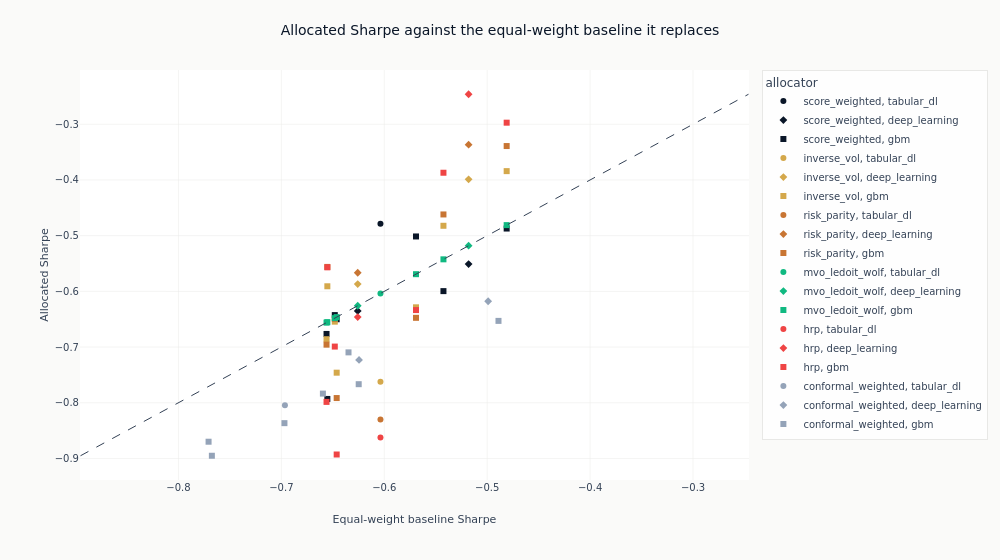

The code cell stored with this chart in its notebook:
### Code cell
pairing = px.scatter(
    allocation_sharpe,
    x="baseline_sharpe",
    y="allocation_sharpe",
    color="allocation_method",
    symbol="family",
    hover_data=["baseline_hash", "backtest_hash"],
)
_axis_lo = min(
    allocation_sharpe.get_column("baseline_sharpe").min(),
    allocation_sharpe.get_column("allocation_sharpe").min(),
)
_axis_hi = max(
    allocation_sharpe.get_column("baseline_sharpe").max(),
    allocation_sharpe.get_column("allocation_sharpe").max(),
)
pairing.add_shape(
    type="line",
    x0=_axis_lo,
    y0=_axis_lo,
    x1=_axis_hi,
    y1=_axis_hi,
    line=dict(color=COLORS["neutral"], width=1, dash="dash"),
)
pairing.update_layout(
    title="Allocated Sharpe against the equal-weight baseline it replaces",
    height=560,
    width=1000,
    margin=dict(t=70),
    legend_title_text="allocator",
)
pairing.update_xaxes(title_text="Equal-weight baseline Sharpe")
pairing.update_yaxes(title_text="Allocated Sharpe")
show_plotly_with_alt(
    pairing,
    "Scatter plot of each allocation backtest's validation Sharpe against the equal-weight "
    "baseline it was built from, coloured by allocator, with the diagonal marking no change.",
)

### Figure 1 — Plotly figure (JSON) as saved in the notebook; plotly's stock layout.template omitted (floating-point values rounded to 4 significant figures)
{"data": [{"customdata": [["102b03fe3806", "ef0d2b41a91f"]], "hovertemplate": "allocation_method=score_weighted<br>family=tabular_dl<br>baseline_sharpe=%{x}<br>allocation_sharpe=%{y}<br>baseline_hash=%{customdata[0]}<br>backtest_hash=%{customdata[1]}<extra></extra>", "legendgroup": "score_weighted, tabular_dl", "marker": {"color": "#0a1628", "symbol": "circle"}, "mode": "markers", "name": "score_weighted, tabular_dl", "orientation": "v", "showlegend": true, "type": "scatter", "x": [-0.6037], "xaxis": "x", "y": [-0.4785], "yaxis": "y"}, {"customdata": [["23cbe5e52bda", "4015f7ffba9f"], ["4c8ebd35d7ce", "eebf28279145"]], "hovertemplate": "allocation_method=score_weighted<br>family=deep_learning<br>baseline_sharpe=%{x}<br>allocation_sharpe=%{y}<br>baseline_hash=%{customdata[0]}<br>backtest_hash=%{customdata[1]}<extra></extra>", "legendgroup": "score_weighted, deep_learning", "marker": {"color": "#0a1628", "symbol": "diamond"}, "mode": "markers", "name": "score_weighted, deep_learning", "orientation": "v", "showlegend": true, "type": "scatter", "x": [-0.5181, -0.6258], "xaxis": "x", "y": [-0.5511, -0.6352], "yaxis": "y"}, {"customdata": [["53cdbbab6e39", "e0dc1f38c460"], ["58e9028172dc", "a142640bb6d0"], ["bbc32aeb6f60", "addbf0cb0b51"], ["e9b4d587759f", "f4a77d4206a1"], ["eaba560862df", "e7ca8b695723"], ["f656cd1ac9e8", "a4601208c7f8"], ["f8ca3bd74a37", "f39d023ecdda"]], "hovertemplate": "allocation_method=score_weighted<br>family=gbm<br>baseline_sharpe=%{x}<br>allocation_sharpe=%{y}<br>baseline_hash=%{customdata[0]}<br>backtest_hash=%{customdata[1]}<extra></extra>", "legendgroup": "score_weighted, gbm", "marker": {"color": "#0a1628", "symbol": "square"}, "mode": "markers", "name": "score_weighted, gbm", "orientation": "v", "showlegend": true, "type": "scatter", "x": [-0.6561, -0.6553, -0.4811, -0.5692, -0.6481, -0.6462, -0.5425], "xaxis": "x", "y": [-0.6765, -0.7931, -0.4872, -0.5014, -0.6426, -0.6501, -0.5996], "yaxis": "y"}, {"customdata": [["102b03fe3806", "1cceb0d0f0af"]], "hovertemplate": "allocation_method=inverse_vol<br>family=tabular_dl<br>baseline_sharpe=%{x}<br>allocation_sharpe=%{y}<br>baseline_hash=%{customdata[0]}<br>backtest_hash=%{customdata[1]}<extra></extra>", "legendgroup": "inverse_vol, tabular_dl", "marker": {"color": "#D4A84B", "symbol": "circle"}, "mode": "markers", "name": "inverse_vol, tabular_dl", "orientation": "v", "showlegend": true, "type": "scatter", "x": [-0.6037], "xaxis": "x", "y": [-0.7622], "yaxis": "y"}, {"customdata": [["23cbe5e52bda", "40a49a0ac7c8"], ["4c8ebd35d7ce", "153cbc52d0d2"]], "hovertemplate": "allocation_method=inverse_vol<br>family=deep_learning<br>baseline_sharpe=%{x}<br>allocation_sharpe=%{y}<br>baseline_hash=%{customdata[0]}<br>backtest_hash=%{customdata[1]}<extra></extra>", "legendgroup": "inverse_vol, deep_learning", "marker": {"color": "#D4A84B", "symbol": "diamond"}, "mode": "markers", "name": "inverse_vol, deep_learning", "orientation": "v", "showlegend": true, "type": "scatter", "x": [-0.5181, -0.6258], "xaxis": "x", "y": [-0.3988, -0.587], "yaxis": "y"}, {"customdata": [["53cdbbab6e39", "7df2b1adea39"], ["58e9028172dc", "9a302af9c625"], ["bbc32aeb6f60", "46df4a8dbd20"], ["e9b4d587759f", "017ba038a2f9"], ["eaba560862df", "91ed80fe2a5b"], ["f656cd1ac9e8", "f4cd5f05d170"], ["f8ca3bd74a37", "4e20007a9135"]], "hovertemplate": "allocation_method=inverse_vol<br>family=gbm<br>baseline_sharpe=%{x}<br>allocation_sharpe=%{y}<br>baseline_hash=%{customdata[0]}<br>backtest_hash=%{customdata[1]}<extra></extra>", "legendgroup": "inverse_vol, gbm", "marker": {"color": "#D4A84B", "symbol": "square"}, "mode": "markers", "name": "inverse_vol, gbm", "orientation": "v", "showlegend": true, "type": "scatter", "x": [-0.6561, -0.6553, -0.4811, -0.5692, -0.6481, -0.6462, -0.5425], "xaxis": "x", "y": [-0.6859, -0.5909, -0.3841, -0.6286, -0.6544, -0.746, -0.4823], "yaxis": "y"}, {"customdata": [["102b03fe3806", "e129030447f1"]], "hovertemplate": "allocation_method=risk_parity<br>family=tabular_dl<br>baseline_sharpe=%{x}<br>allocation_sharpe=%{y}<br>baseline_hash=%{customdata[0]}<br>backtest_hash=%{customdata[1]}<extra></extra>", "legendgroup": "risk_parity, tabular_dl", "marker": {"color": "#C87533", "symbol": "circle"}, "mode": "markers", "name": "risk_parity, tabular_dl", "orientation": "v", "showlegend": true, "type": "scatter", "x": [-0.6037], "xaxis": "x", "y": [-0.8303], "yaxis": "y"}, {"customdata": [["23cbe5e52bda", "bf01ea62202a"], ["4c8ebd35d7ce", "5f06ffe33830"]], "hovertemplate": "allocation_method=risk_parity<br>family=deep_learning<br>baseline_sharpe=%{x}<br>allocation_sharpe=%{y}<br>baseline_hash=%{customdata[0]}<br>backtest_hash=%{customdata[1]}<extra></extra>", "legendgroup": "risk_parity, deep_learning", "marker": {"color": "#C87533", "symbol": "diamond"}, "mode": "markers", "name": "risk_parity, deep_learning", "orientation": "v", "showlegend": true, "type": "scatter", "x": [-0.5181, -0.6258], "xaxis": "x", "y": [-0.3366, -0.5666], "yaxis": "y"}, {"customdata": [["53cdbbab6e39", "0517bbfdd801"], ["58e9028172dc", "b3ea10779e77"], ["bbc32aeb6f60", "c17894407e20"], ["e9b4d587759f", "3ebd6cbc9191"], ["eaba560862df", "9532aaa2a040"], ["f656cd1ac9e8", "2691ba26a1c5"], ["f8ca3bd74a37", "e72cbad36754"]], "hovertemplate": "allocation_method=risk_parity<br>family=gbm<br>baseline_sharpe=%{x}<br>allocation_sharpe=%{y}<br>baseline_hash=%{customdata[0]}<br>backtest_hash=%{customdata[1]}<extra></extra>", "legendgroup": "risk_parity, gbm", "marker": {"color": "#C87533", "symbol": "square"}, "mode": "markers", "name": "risk_parity, gbm", "orientation": "v", "showlegend": true, "type": "scatter", "x": [-0.6561, -0.6553, -0.4811, -0.5692, -0.6481, -0.6462, -0.5425], "xaxis": "x", "y": [-0.6957, -0.5561, -0.3391, -0.6475, -0.6494, -0.7916, -0.4619], "yaxis": "y"}, {"customdata": [["102b03fe3806", "e748864df855"]], "hovertemplate": "allocation_method=mvo_ledoit_wolf<br>family=tabular_dl<br>baseline_sharpe=%{x}<br>allocation_sharpe=%{y}<br>baseline_hash=%{customdata[0]}<br>backtest_hash=%{customdata[1]}<extra></extra>", "legendgroup": "mvo_ledoit_wolf, tabular_dl", "marker": {"color": "#10b981", "symbol": "circle"}, "mode": "markers", "name": "mvo_ledoit_wolf, tabular_dl", "orientation": "v", "showlegend": true, "type": "scatter", "x": [-0.6037], "xaxis": "x", "y": [-0.6037], "yaxis": "y"}, {"customdata": [["23cbe5e52bda", "33772e923bc3"], ["4c8ebd35d7ce", "40585e19a4f5"]], "hovertemplate": "allocation_method=mvo_ledoit_wolf<br>family=deep_learning<br>baseline_sharpe=%{x}<br>allocation_sharpe=%{y}<br>baseline_hash=%{customdata[0]}<br>backtest_hash=%{customdata[1]}<extra></extra>", "legendgroup": "mvo_ledoit_wolf, deep_learning", "marker": {"color": "#10b981", "symbol": "diamond"}, "mode": "markers", "name": "mvo_ledoit_wolf, deep_learning", "orientation": "v", "showlegend": true, "type": "scatter", "x": [-0.5181, -0.6258], "xaxis": "x", "y": [-0.5181, -0.6258], "yaxis": "y"}, {"customdata": [["53cdbbab6e39", "78f46153fc15"], ["58e9028172dc", "e751d5df7a50"], ["bbc32aeb6f60", "2b4f0421ab39"], ["e9b4d587759f", "ddbac7a84df1"], ["eaba560862df", "49a1cde41781"], ["f656cd1ac9e8", "f3e8f01766a8"], ["f8ca3bd74a37", "da3a22edcc53"]], "hovertemplate": "allocation_method=mvo_ledoit_wolf<br>family=gbm<br>baseline_sharpe=%{x}<br>allocation_sharpe=%{y}<br>baseline_hash=%{customdata[0]}<br>backtest_hash=%{customdata[1]}<extra></extra>", "legendgroup": "mvo_ledoit_wolf, gbm", "marker": {"color": "#10b981", "symbol": "square"}, "mode": "markers", "name": "mvo_ledoit_wolf, gbm", "orientation": "v", "showlegend": true, "type": "scatter", "x": [-0.6561, -0.6553, -0.4811, -0.5692, -0.6481, -0.6462, -0.5425], "xaxis": "x", "y": [-0.6561, -0.6553, -0.4811, -0.5692, -0.6481, -0.6462, -0.5425], "yaxis": "y"}, {"customdata": [["102b03fe3806", "1eae4ea3d8ec"]], "hovertemplate": "allocation_method=hrp<br>family=tabular_dl<br>baseline_sharpe=%{x}<br>allocation_sharpe=%{y}<br>baseline_hash=%{customdata[0]}<br>backtest_hash=%{customdata[1]}<extra></extra>", "legendgroup": "hrp, tabular_dl", "marker": {"color": "#ef4444", "symbol": "circle"}, "mode": "markers", "name": "hrp, tabular_dl", "orientation": "v", "showlegend": true, "type": "scatter", "x": [-0.6037], "xaxis": "x", "y": [-0.8624], "yaxis": "y"}, {"customdata": [["23cbe5e52bda", "a79526bd5592"], ["4c8ebd35d7ce", "d7fc482c4143"]], "hovertemplate": "allocation_method=hrp<br>family=deep_learning<br>baseline_sharpe=%{x}<br>allocation_sharpe=%{y}<br>baseline_hash=%{customdata[0]}<br>backtest_hash=%{customdata[1]}<extra></extra>", "legendgroup": "hrp, deep_learning", "marker": {"color": "#ef4444", "symbol": "diamond"}, "mode": "markers", "name": "hrp, deep_learning", "orientation": "v", "showlegend": true, "type": "scatter", "x": [-0.5181, -0.6258], "xaxis": "x", "y": [-0.2461, -0.6462], "yaxis": "y"}, {"customdata": [["53cdbbab6e39", "5b540b3d9c99"], ["58e9028172dc", "cc39cb005048"], ["bbc32aeb6f60", "6d2612acdf6d"], ["e9b4d587759f", "eb601f2f99a4"], ["eaba560862df", "003ad9007828"], ["f656cd1ac9e8", "90cb31cd5287"], ["f8ca3bd74a37", "3942db6de08f"]], "hovertemplate": "allocation_method=hrp<br>family=gbm<br>baseline_sharpe=%{x}<br>allocation_sharpe=%{y}<br>baseline_hash=%{customdata[0]}<br>backtest_hash=%{customdata[1]}<extra></extra>", "legendgroup": "hrp, gbm", "marker": {"color": "#ef4444", "symbol": "square"}, "mode": "markers", "name": "hrp, gbm", "orientation": "v", "showlegend": true, "type": "scatter", "x": [-0.6561, -0.6553, -0.4811, -0.5692, -0.6481, -0.6462, -0.5425], "xaxis": "x", "y": [-0.7985, -0.5568, -0.2972, -0.6336, -0.6991, -0.8929, -0.387], "yaxis": "y"}, {"customdata": [["102b03fe3806", "b42540f2bca4"]], "hovertemplate": "allocation_method=conformal_weighted<br>family=tabular_dl<br>baseline_sharpe=%{x}<br>allocation_sharpe=%{y}<br>baseline_hash=%{customdata[0]}<br>backtest_hash=%{customdata[1]}<extra></extra>", "legendgroup": "conformal_weighted, tabular_dl", "marker": {"color": "#94a3b8", "symbol": "circle"}, "mode": "markers", "name": "conformal_weighted, tabular_dl", "orientation": "v", "showlegend": true, "type": "scatter", "x": [-0.6965], "xaxis": "x", "y": [-0.8047], "yaxis": "y"}, {"customdata": [["23cbe5e52bda", "bc06e2ebdd45"], ["4c8ebd35d7ce", "f4ba52df441b"]], "hovertemplate": "allocation_method=conformal_weighted<br>family=deep_learning<br>baseline_sharpe=%{x}<br>allocation_sharpe=%{y}<br>baseline_hash=%{customdata[0]}<br>backtest_hash=%{customdata[1]}<extra></extra>", "legendgroup": "conformal_weighted, deep_learning", "marker": {"color": "#94a3b8", "symbol": "diamond"}, "mode": "markers", "name": "conformal_weighted, deep_learning", "orientation": "v", "showlegend": true, "type": "scatter", "x": [-0.4991, -0.6245], "xaxis": "x", "y": [-0.6178, -0.7231], "yaxis": "y"}, {"customdata": [["53cdbbab6e39", "e12aab65e206"], ["58e9028172dc", "75c4603a16eb"], ["bbc32aeb6f60", "e908b37a57ae"], ["e9b4d587759f", "b4c4ddda82ab"], ["eaba560862df", "f618d58880a9"], ["f656cd1ac9e8", "28fc1863647b"], ["f8ca3bd74a37", "b9939343eee3"]], "hovertemplate": "allocation_method=conformal_weighted<br>family=gbm<br>baseline_sharpe=%{x}<br>allocation_sharpe=%{y}<br>baseline_hash=%{customdata[0]}<br>backtest_hash=%{customdata[1]}<extra></extra>", "legendgroup": "conformal_weighted, gbm", "marker": {"color": "#94a3b8", "symbol": "square"}, "mode": "markers", "name": "conformal_weighted, gbm", "orientation": "v", "showlegend": true, "type": "scatter", "x": [-0.7707, -0.6596, -0.489, -0.6248, -0.697, -0.7675, -0.6347], "xaxis": "x", "y": [-0.87, -0.7836, -0.653, -0.7667, -0.8366, -0.8952, -0.7095], "yaxis": "y"}], "layout": {"height": 560, "legend": {"title": {"text": "allocator"}, "tracegroupgap": 0}, "margin": {"t": 70}, "shapes": [{"line": {"color": "#334155", "dash": "dash", "width": 1}, "type": "line", "x0": -0.8952, "x1": -0.2461, "y0": -0.8952, "y1": -0.2461}], "title": {"text": "Allocated Sharpe against the equal-weight baseline it replaces"}, "width": 1000, "xaxis": {"anchor": "y", "domain": [0.0, 1.0], "title": {"text": "Equal-weight baseline Sharpe"}}, "yaxis": {"anchor": "x", "domain": [0.0, 1.0], "title": {"text": "Allocated Sharpe"}}}}
